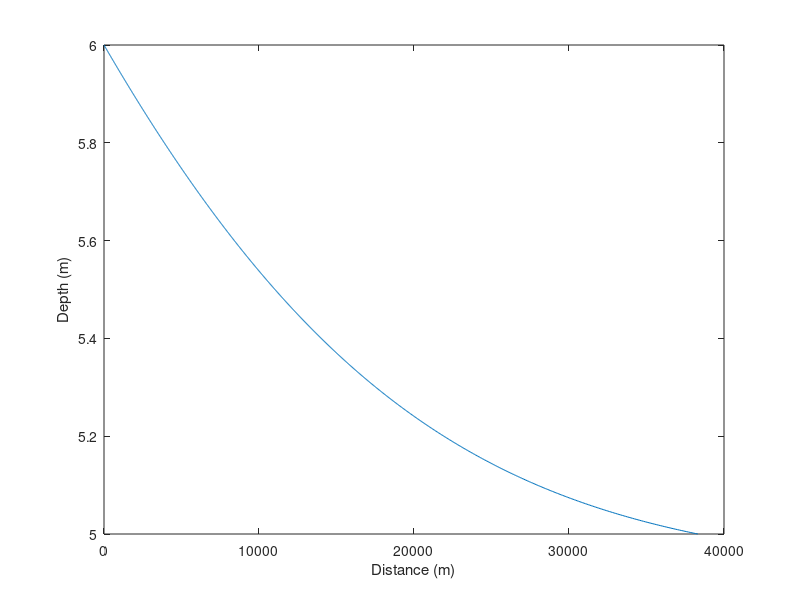

The MATLAB source for this figure: (Note: this script raises an error after producing the figure.)
%CIV2300 OPEN CHANNEL HYDRAULICS 
%Backwater Calculation Coursework
clc; clear all;


%Channel Dimensions (Trapezoidal) - before Section
b = 20; %in m
%Bed Slope and Side Slope
i = 0.0001; m = 2.5;
%Bed Roughness
n = 0.0225;

Q = 160; %in m^3/s
g = 9.81;


%QUESTION - Find Distance to Section when Water Depth is 5.8m
depth1 = 6.0;
depth2 = 5.0;
interval = 0.001;

%CALCULATIONS
counter = 0;

for h1 = depth1:-interval:depth2
counter = counter + 1;
h2 = h1 - interval;
A1 = (b+m*h1)*h1;
V1 = Q/A1;
E1 = h1+(V1^2)/(2*g);

A2 = (b+m*h2)*h2;
V2 = Q/A2;
E2 = h2+(V2^2)/(2*g);

x1 = b+(2*h1)*(1+m^2)^0.5; x2 = b+(2*h2)*(1+m^2)^0.5;
R1 = A1/x1;
R2 = A2/x2;

C1 = (R1^(1/6))/n;
C2 = (R2^(1/6))/n;

MeanV = (V1+V2)/2; MeanR = (R1+R2)/2; MeanC = (C1+C2)/2;

MeanJ = (MeanV^2)/((MeanC^2)*MeanR);

s = (E1-E2)/(MeanJ-i);


%STORAGE OF CALCULATED VALUES IN A TABLE

if counter == 1
CalculationTable(1,1) = counter;
CalculationTable(1,2) = h1;
CalculationTable(1,3) = A1;
CalculationTable(1,4) = x1;
CalculationTable(1,5) = R1;
CalculationTable(1,6) = C1;
CalculationTable(1,7) = V1;
CalculationTable(1,8) = E1;
CalculationTable(1,9) = nan;
CalculationTable(1,10) = nan;
CalculationTable(1,11) = nan;
CalculationTable(1,12) = nan;
CalculationTable(1,13) = nan;
CalculationTable(1,14) = nan;
CalculationTable(1,15) = 0;
end
CalculationTable(counter+1,1) = counter+1;
CalculationTable(counter+1,2) = h2;
CalculationTable(counter+1,3) = A2;
CalculationTable(counter+1,4) = x2;
CalculationTable(counter+1,5) = R2;
CalculationTable(counter+1,6) = C2;
CalculationTable(counter+1,7) = V2;
CalculationTable(counter+1,8) = E2;
CalculationTable(counter+1,9) = E1-E2;
CalculationTable(counter+1,10) = MeanV;
CalculationTable(counter+1,11) = MeanR;
CalculationTable(counter+1,12) = MeanC;
CalculationTable(counter+1,13) = MeanJ;
CalculationTable(counter+1,14) = s;
CalculationTable(counter+1,15) = CalculationTable(counter,15)+s;

%IMPORTANT NOTE: Always dismiss last row! (Only valid for use in calculation)

end


%PLOTTING ON GRAPH

grid on
plot(-CalculationTable((1:counter),15),CalculationTable((1:counter),2));
xlabel('Distance (m)')
ylabel('Depth (m)')
sgtitle('Backwater Surface Profile')